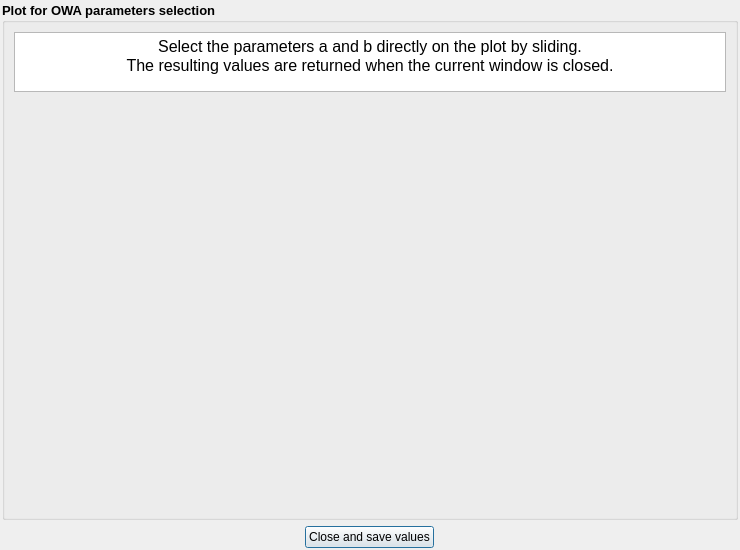
<?xml version="1.0" encoding="UTF-8"?>
<ui version="4.0">
 <class>Layer_Preview</class>
 <widget class="QDialog" name="Layer_Preview">
  <property name="geometry">
   <rect>
    <x>0</x>
    <y>0</y>
    <width>740</width>
    <height>550</height>
   </rect>
  </property>
  <property name="sizePolicy">
   <sizepolicy hsizetype="Expanding" vsizetype="Expanding">
    <horstretch>0</horstretch>
    <verstretch>0</verstretch>
   </sizepolicy>
  </property>
  <property name="minimumSize">
   <size>
    <width>600</width>
    <height>300</height>
   </size>
  </property>
  <property name="windowTitle">
   <string>Layer_Preview</string>
  </property>
  <layout class="QGridLayout" name="gridLayout">
   <property name="leftMargin">
    <number>2</number>
   </property>
   <property name="topMargin">
    <number>2</number>
   </property>
   <property name="rightMargin">
    <number>2</number>
   </property>
   <property name="bottomMargin">
    <number>2</number>
   </property>
   <item row="2" column="0">
    <layout class="QHBoxLayout" name="horizontalLayout">
     <item>
      <widget class="QPushButton" name="btnClose">
       <property name="sizePolicy">
        <sizepolicy hsizetype="Fixed" vsizetype="Fixed">
         <horstretch>0</horstretch>
         <verstretch>0</verstretch>
        </sizepolicy>
       </property>
       <property name="palette">
        <palette>
         <active>
          <colorrole role="PlaceholderText">
           <brush brushstyle="SolidPattern">
            <color alpha="128">
             <red>85</red>
             <green>170</green>
             <blue>255</blue>
            </color>
           </brush>
          </colorrole>
         </active>
         <inactive>
          <colorrole role="PlaceholderText">
           <brush brushstyle="SolidPattern">
            <color alpha="128">
             <red>85</red>
             <green>170</green>
             <blue>255</blue>
            </color>
           </brush>
          </colorrole>
         </inactive>
         <disabled>
          <colorrole role="PlaceholderText">
           <brush brushstyle="SolidPattern">
            <color alpha="128">
             <red>85</red>
             <green>170</green>
             <blue>255</blue>
            </color>
           </brush>
          </colorrole>
         </disabled>
        </palette>
       </property>
       <property name="layoutDirection">
        <enum>Qt::LeftToRight</enum>
       </property>
       <property name="text">
        <string>Close and save values</string>
       </property>
      </widget>
     </item>
    </layout>
   </item>
   <item row="0" column="0">
    <widget class="QGroupBox" name="groupBox">
     <property name="sizePolicy">
      <sizepolicy hsizetype="Expanding" vsizetype="Expanding">
       <horstretch>0</horstretch>
       <verstretch>0</verstretch>
      </sizepolicy>
     </property>
     <property name="font">
      <font>
       <pointsize>10</pointsize>
       <weight>75</weight>
       <bold>true</bold>
      </font>
     </property>
     <property name="title">
      <string>Plot for OWA parameters selection</string>
     </property>
     <property name="flat">
      <bool>false</bool>
     </property>
     <property name="checkable">
      <bool>false</bool>
     </property>
     <layout class="QGridLayout" name="gridLayout_2">
      <item row="0" column="0">
       <layout class="QVBoxLayout" name="verticalLayout">
        <item>
         <widget class="QTextEdit" name="textEdit">
          <property name="sizePolicy">
           <sizepolicy hsizetype="Expanding" vsizetype="Preferred">
            <horstretch>0</horstretch>
            <verstretch>0</verstretch>
           </sizepolicy>
          </property>
          <property name="maximumSize">
           <size>
            <width>16777215</width>
            <height>60</height>
           </size>
          </property>
          <property name="html">
           <string>&lt;!DOCTYPE HTML PUBLIC &quot;-//W3C//DTD HTML 4.0//EN&quot; &quot;http://www.w3.org/TR/REC-html40/strict.dtd&quot;&gt;
&lt;html&gt;&lt;head&gt;&lt;meta name=&quot;qrichtext&quot; content=&quot;1&quot; /&gt;&lt;style type=&quot;text/css&quot;&gt;
p, li { white-space: pre-wrap; }
&lt;/style&gt;&lt;/head&gt;&lt;body style=&quot; font-family:'MS Shell Dlg 2'; font-size:10pt; font-weight:600; font-style:normal;&quot;&gt;
&lt;p align=&quot;center&quot; style=&quot; margin-top:0px; margin-bottom:0px; margin-left:0px; margin-right:0px; -qt-block-indent:0; text-indent:0px;&quot;&gt;&lt;span style=&quot; font-size:12pt; font-weight:400;&quot;&gt;Select the parameters a and b directly on the plot by sliding.&lt;/span&gt;&lt;/p&gt;
&lt;p align=&quot;center&quot; style=&quot; margin-top:0px; margin-bottom:0px; margin-left:0px; margin-right:0px; -qt-block-indent:0; text-indent:0px;&quot;&gt;&lt;span style=&quot; font-size:12pt; font-weight:400;&quot;&gt;The resulting values are returned when the current window is closed.&lt;/span&gt;&lt;/p&gt;&lt;/body&gt;&lt;/html&gt;</string>
          </property>
         </widget>
        </item>
        <item>
         <widget class="QWidget" name="plotWidget" native="true">
          <property name="enabled">
           <bool>true</bool>
          </property>
          <property name="sizePolicy">
           <sizepolicy hsizetype="Expanding" vsizetype="Preferred">
            <horstretch>0</horstretch>
            <verstretch>0</verstretch>
           </sizepolicy>
          </property>
          <property name="minimumSize">
           <size>
            <width>100</width>
            <height>10</height>
           </size>
          </property>
          <property name="maximumSize">
           <size>
            <width>16777215</width>
            <height>16000</height>
           </size>
          </property>
         </widget>
        </item>
       </layout>
      </item>
     </layout>
    </widget>
   </item>
  </layout>
 </widget>
 <resources/>
 <connections/>
</ui>
